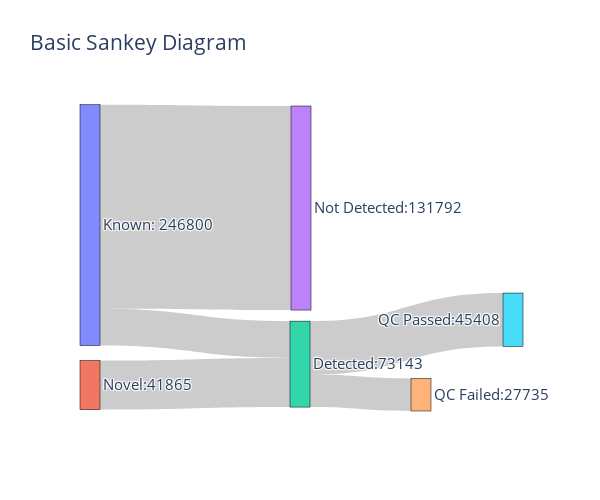

The code cell stored with this chart in its notebook:
### Code cell
import plotly.graph_objects as go

fig = go.Figure(data=[go.Sankey(
    node = dict(
      pad = 15,
      thickness = 20,
      line = dict(color = "black", width = 0.5),
      label = ['Known:\n' + str(known),
               'Novel:' + str(novel),
               'Detected:' + str(detected),
               'Not Detected:' + str(notexp),
               'QC Failed:' + str(qc_failed),
               'QC Passed:' + str(qc_passed)]
      
    ),
    link = dict(
      source = [0, 0, 1, 2, 2], 
      target = [2, 3, 2, 4, 5],
      value =  [known_inqc,
                q1_and_q2 + q2only + q1only - known_inqc,
                novel_inqc,
                squanti_qc-squanti_rescue,
                squanti_rescue],

  ))])

fig.update_layout(title_text="Basic Sankey Diagram", font_size=15,width=600, height=500)
# fig.write_image(figdir + "/sankey_plot.transcript_tracking.png", scale=10)
fig.show()

### Figure 1 — Plotly figure (JSON) as saved in the notebook; plotly's stock layout.template omitted (floating-point values rounded to 4 significant figures)
{"data": [{"link": {"source": [0, 0, 1, 2, 2], "target": [2, 3, 2, 4, 5], "value": [31278, 173657, 41865, 27735, 45408]}, "node": {"label": ["Known:\n246800", "Novel:41865", "Detected:73143", "Not Detected:131792", "QC Failed:27735", "QC Passed:45408"], "line": {"color": "black", "width": 0.5}, "pad": 15, "thickness": 20, "x": [0.02273, 0.02273, 0.5, 0.5023, 0.775, 0.9841], "y": [0.391, 0.891, 0.8254, 0.3376, 0.921, 0.6867]}, "type": "sankey"}], "layout": {"font": {"size": 15}, "height": 500, "title": {"text": "Basic Sankey Diagram"}, "width": 600}}
